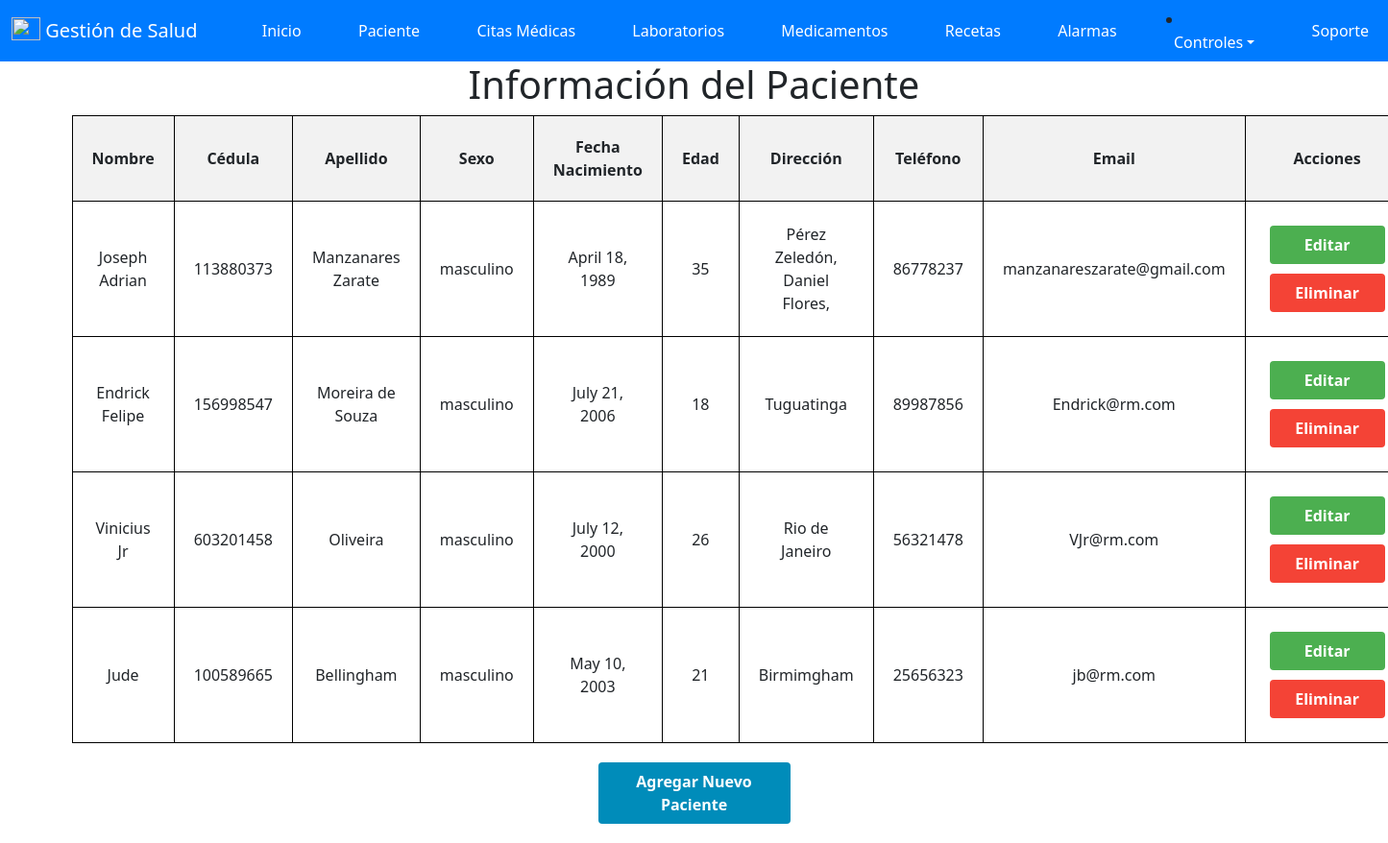
Before: /index/ (signed in) with the older database file.
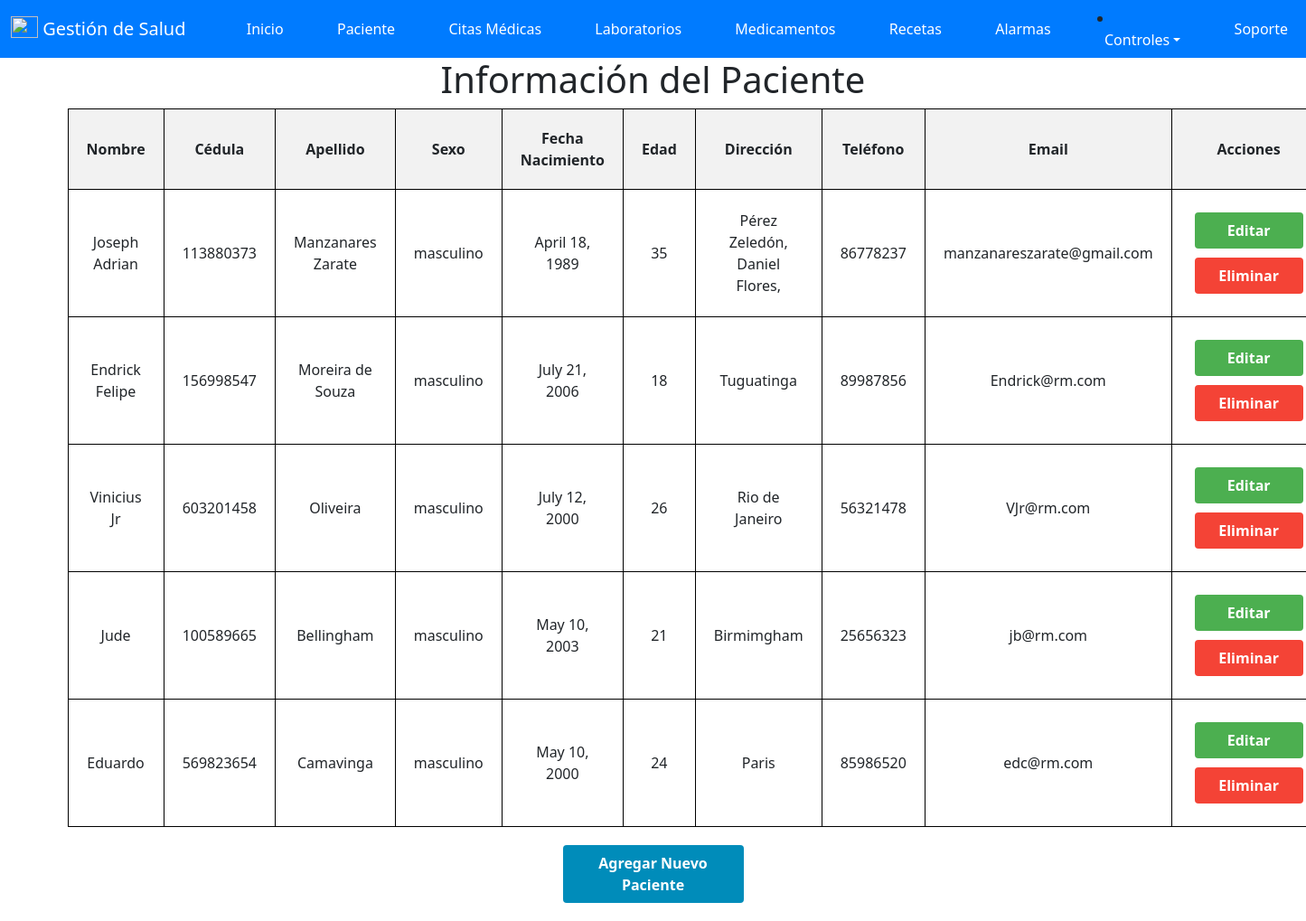
After: the same page with the newer database file.
### salud/models.py (models this page shows, shortened)
class paciente(models.Model):
    id_paciente = models.AutoField(primary_key=True , verbose_name='ID_Paciente')
    cedula = models.IntegerField(null=True,verbose_name='Cedula')
    nombre = models.CharField(max_length=50, verbose_name='Nombre')
    apellido = models.CharField(max_length=50, verbose_name='Apellido')
    sexo = models.CharField(max_length=20, verbose_name='Sexo')
    fecha_Nacimiento = models.DateField(null=True, verbose_name='Fecha de Nacimiento')
    edad = models.IntegerField ( verbose_name='Edad')
    direccion = models.CharField(max_length=50, verbose_name='Direccion')
    telefono = models.IntegerField( verbose_name='Telefono')
    email = models.EmailField( verbose_name='Email')
    id_usuario = models.ForeignKey(User, on_delete=models.CASCADE)

### salud/views.py (the view)
# urls.py: path('index/', views.index, name='index'),
@login_required(login_url='/accounts/login/')
def index(request):
    pacientes = paciente.objects.filter(id_usuario=request.user)
    return render(request, 'Programar/index.html', {'pacientes': pacientes})

### salud/templates/Programar/index.html (shortened to what this page needs)
{% extends "base.html" %}
{% block contenido %}
<!DOCTYPE html>
<html>
<head>
</head>
<body>
    <h1>Información del Paciente</h1>
    <form method="post" action="{% url 'index' %}">
        <table>
            <thead>
                <tr>
                    <th>Nombre</th>
                    <th>Cédula</th>
                    <th>Apellido</th>
                    <th>Sexo</th>
                    <th>Fecha Nacimiento</th>
                    <th>Edad</th>
                    <th>Dirección</th>
                    <th>Teléfono</th>
                    <th>Email</th>
                    <th>Acciones</th>
                </tr>
            </thead>
            <tbody>
                {% for paciente in pacientes %}
                <tr>
                    <td>{{ paciente.nombre }}</td>
                    <td>{{ paciente.cedula }}</td>
                    <td>{{ paciente.apellido }}</td>
                    <td>{{ paciente.sexo }}</td>
                    <td>{{ paciente.fecha_Nacimiento }}</td>
                    <td>{{ paciente.edad }}</td>
                    <td>{{ paciente.direccion }}</td>
                    <td>{{ paciente.telefono }}</td>
                    <td>{{ paciente.email }}</td>
                    <td>
                        <a href="{% url 'editar' paciente.id_paciente %}" class="button edit-button">Editar</a>
                        <a href="{% url 'eliminar' paciente.id_paciente %}" class="button delete-button" onclick="return confirm('¿Estás seguro de que deseas eliminar este paciente?');">Eliminar</a>
                    </td>
                </tr>
                {% empty %}
                <tr>
                    <td colspan="10">No hay pacientes disponibles.</td>
                </tr>
                {% endfor %}
            </tbody>
        </table>
        <a href="{% url 'agregar' %}" class="button add-button">Agregar Nuevo Paciente</a>
    </form>
</body>
</html>
{% endblock %}

Changed rows visible on the page:
added paciente: nombre "Eduardo", cedula "569823654", apellido "Camavinga", sexo "masculino", fecha_Nacimiento "May 10, 2000", edad "24", direccion "Paris", telefono "85986520", email "edc@rm.com"
